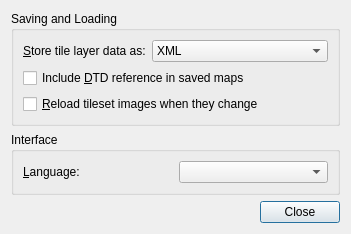
<?xml version="1.0" encoding="UTF-8"?>
<ui version="4.0">
 <class>PreferencesDialog</class>
 <widget class="QDialog" name="PreferencesDialog">
  <property name="geometry">
   <rect>
    <x>0</x>
    <y>0</y>
    <width>366</width>
    <height>237</height>
   </rect>
  </property>
  <property name="windowTitle">
   <string>Preferences</string>
  </property>
  <layout class="QVBoxLayout" name="verticalLayout">
   <property name="sizeConstraint">
    <enum>QLayout::SetFixedSize</enum>
   </property>
   <item>
    <widget class="QGroupBox" name="groupBox">
     <property name="title">
      <string>Saving and Loading</string>
     </property>
     <layout class="QGridLayout" name="gridLayout">
      <item row="0" column="0">
       <widget class="QLabel" name="label">
        <property name="text">
         <string>&amp;Store tile layer data as:</string>
        </property>
        <property name="buddy">
         <cstring>layerDataCombo</cstring>
        </property>
       </widget>
      </item>
      <item row="0" column="1">
       <widget class="QComboBox" name="layerDataCombo">
        <item>
         <property name="text">
          <string>XML</string>
         </property>
        </item>
        <item>
         <property name="text">
          <string>Base64 (uncompressed)</string>
         </property>
        </item>
        <item>
         <property name="text">
          <string>Base64 (gzip compressed)</string>
         </property>
        </item>
        <item>
         <property name="text">
          <string>Base64 (zlib compressed)</string>
         </property>
        </item>
        <item>
         <property name="text">
          <string>TuxSpace</string>
         </property>
        </item>
       </widget>
      </item>
      <item row="2" column="0" colspan="2">
       <widget class="QCheckBox" name="reloadTilesetImages">
        <property name="text">
         <string>&amp;Reload tileset images when they change</string>
        </property>
       </widget>
      </item>
      <item row="1" column="0" colspan="2">
       <widget class="QCheckBox" name="enableDtd">
        <property name="toolTip">
         <string>Not enabled by default since a reference to an external DTD is known to cause problems with some XML parsers.</string>
        </property>
        <property name="text">
         <string>Include &amp;DTD reference in saved maps</string>
        </property>
       </widget>
      </item>
     </layout>
    </widget>
   </item>
   <item>
    <widget class="QGroupBox" name="groupBox_2">
     <property name="title">
      <string>Interface</string>
     </property>
     <layout class="QGridLayout" name="gridLayout_2">
      <item row="0" column="0">
       <widget class="QLabel" name="label_2">
        <property name="text">
         <string>&amp;Language:</string>
        </property>
        <property name="buddy">
         <cstring>languageCombo</cstring>
        </property>
       </widget>
      </item>
      <item row="0" column="1">
       <widget class="QComboBox" name="languageCombo"/>
      </item>
     </layout>
    </widget>
   </item>
   <item>
    <spacer name="verticalSpacer">
     <property name="orientation">
      <enum>Qt::Vertical</enum>
     </property>
     <property name="sizeHint" stdset="0">
      <size>
       <width>0</width>
       <height>0</height>
      </size>
     </property>
    </spacer>
   </item>
   <item>
    <widget class="QDialogButtonBox" name="buttonBox">
     <property name="orientation">
      <enum>Qt::Horizontal</enum>
     </property>
     <property name="standardButtons">
      <set>QDialogButtonBox::Close</set>
     </property>
    </widget>
   </item>
  </layout>
 </widget>
 <resources/>
 <connections>
  <connection>
   <sender>buttonBox</sender>
   <signal>accepted()</signal>
   <receiver>PreferencesDialog</receiver>
   <slot>accept()</slot>
   <hints>
    <hint type="sourcelabel">
     <x>248</x>
     <y>254</y>
    </hint>
    <hint type="destinationlabel">
     <x>157</x>
     <y>274</y>
    </hint>
   </hints>
  </connection>
  <connection>
   <sender>buttonBox</sender>
   <signal>rejected()</signal>
   <receiver>PreferencesDialog</receiver>
   <slot>reject()</slot>
   <hints>
    <hint type="sourcelabel">
     <x>316</x>
     <y>260</y>
    </hint>
    <hint type="destinationlabel">
     <x>286</x>
     <y>274</y>
    </hint>
   </hints>
  </connection>
 </connections>
</ui>
